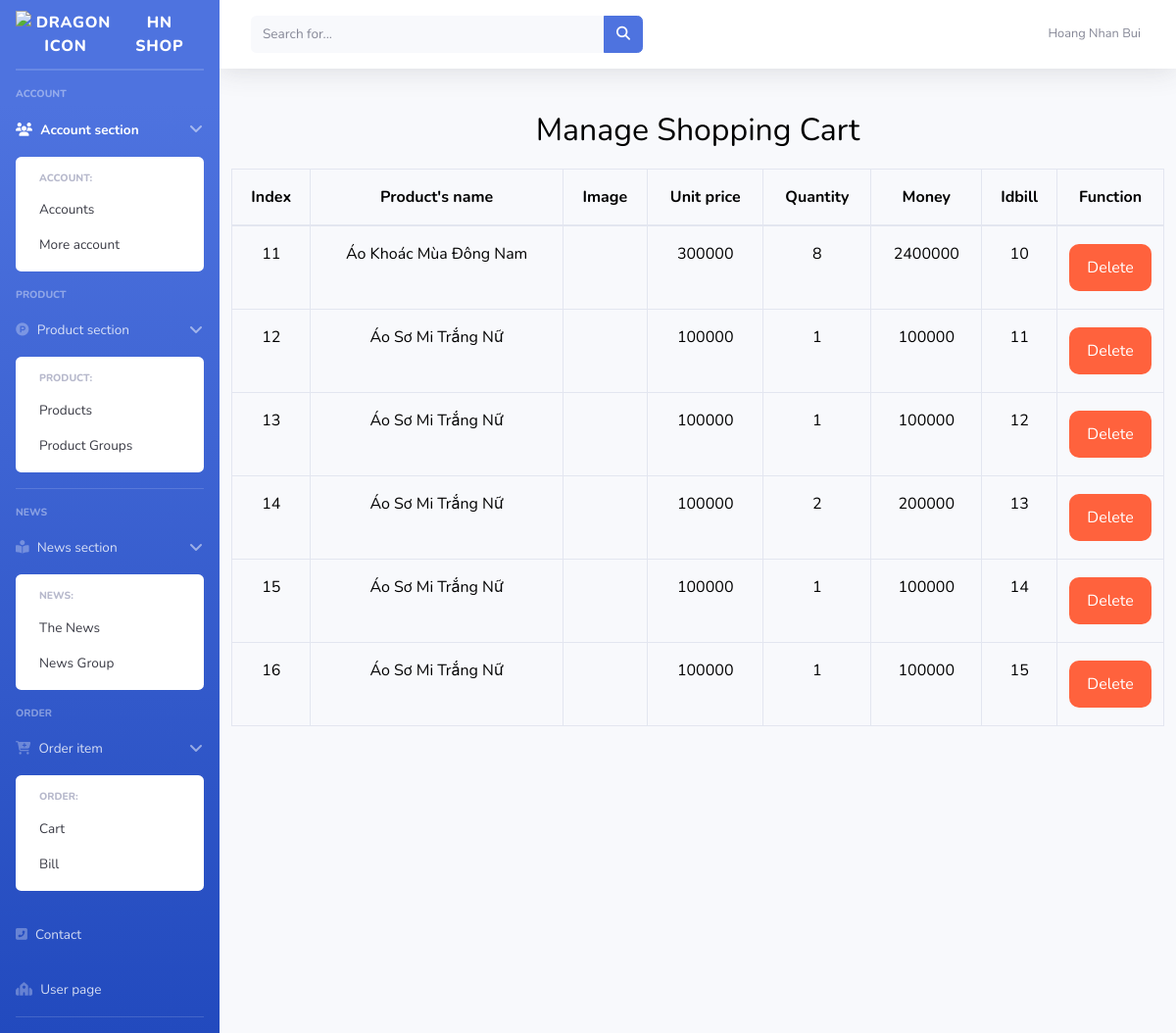
The page /giohang.php on the database as committed earlier.
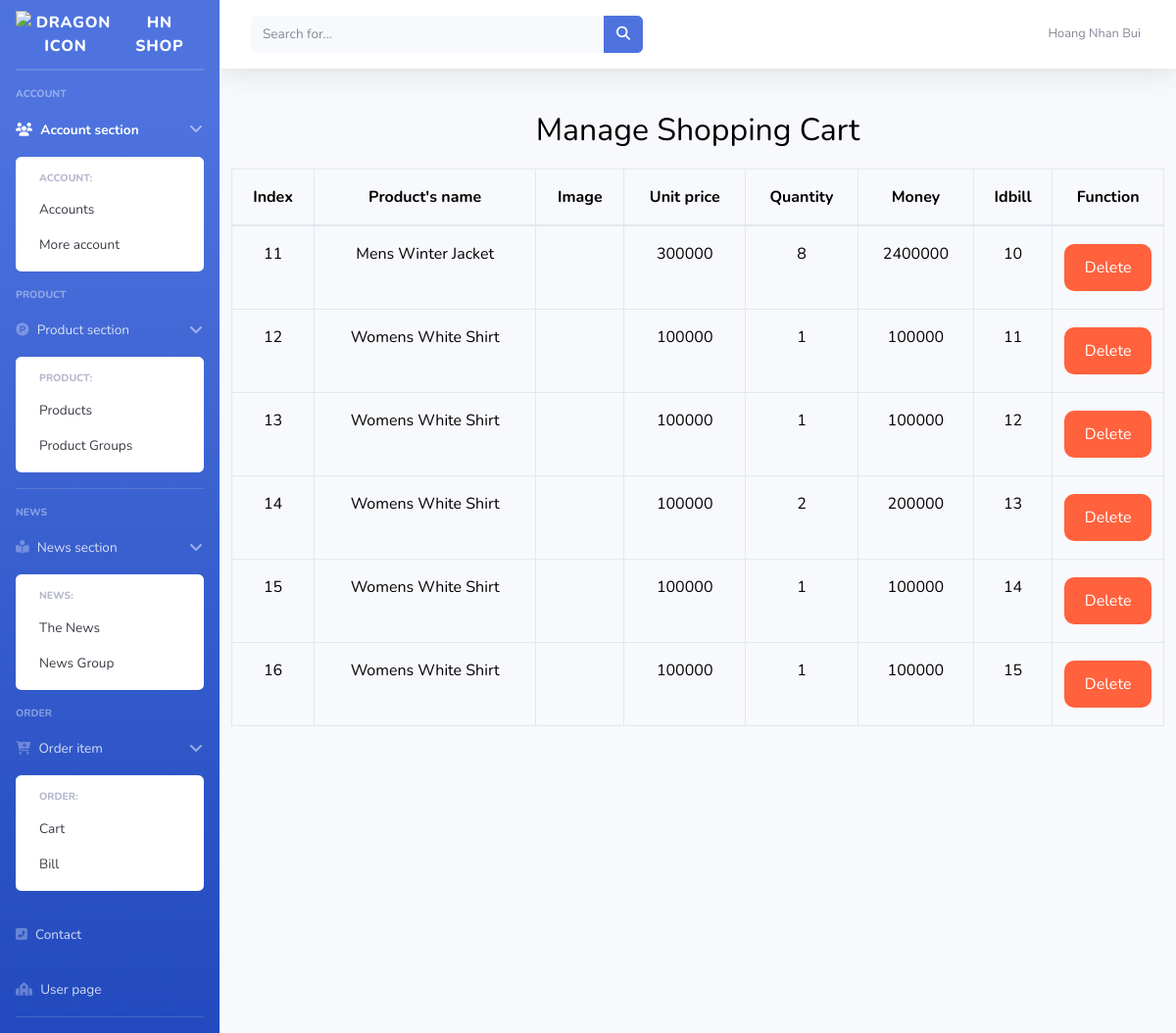
The same page on the database as committed later.
### tables this page shows
CREATE TABLE `cart` (
  `id` int(12) NOT NULL,
  `tensp` varchar(100) NOT NULL,
  `img` varchar(100) NOT NULL,
  `dongia` int(12) NOT NULL,
  `soluong` int(3) NOT NULL,
  `thanhtien` int(12) NOT NULL,
  `idbill` int(12) NOT NULL
);

### ketnoi.php (called while the page is built, shortened)
<?php
class ketnoi {
    private $servername = "localhost";
    private $username = "root";
    private $password = "";
    private $dbname = "finalwebdb";
    function __construct() {
        $this->conn = mysqli_connect($this->servername, $this->username, $this->password, $this->dbname);
    }
}
?>

### function_giohang.php (called while the page is built, shortened)
<?php
include "ketnoi.php";
class giohang extends ketnoi{
    function hienthi(){
        $sql = "SELECT * FROM `cart`";
        $result = mysqli_query($this->conn,$sql);
        return $result;
    }
}
?>

### giohang.php (the view, shortened to what this page needs)
<?php include "headerquantri.php";?>
<?php
    include "function_giohang.php";
    $giohang = new giohang();
    $result = $giohang->hienthi();
    $count= mysqli_num_rows($result);
?>
    <div class="example">
        <div class="container">
            <div class="row">
                <h2 class="heading_admin">Manage Shopping Cart</h2>
                <table class="table table-bordered">
                    <thead>
                        <tr>
                            <th>Index</th>
                            <th>Product's name</th>
                            <th>Image</th>
                            <th>Unit price</th>
                            <th>Quantity</th>
                            <th>Money</th>
                            <th>Idbill</th>
                            <th>Function</th>
                        </tr>
                    </thead>
                    <tbody>
                        <?php if ($count > 0){
                        while ($row = mysqli_fetch_assoc($result)) { ?>
                            <tr>
                                <td>
                                    <?PHP echo $row["id"] ?>
                                </td>
                                <td>
                                    <?PHP echo $row["tensp"] ?>
                                </td>
                                <td>
                                </td>
                                <td>
                                    <?PHP echo $row["dongia"] ?>
                                </td>
                                <td>
                                    <?PHP echo $row["soluong"] ?>
                                </td>
                                <td>
                                    <?PHP echo $row["thanhtien"] ?>
                                </td>
                                <td>
                                    <?PHP echo $row["idbill"] ?>
                                </td>
                                <td>
                                    <a class="link_admin link_admin-delete" href="xoagiohang.php?id=<?PHP echo $row["id"] ?>" style="text-decoration: none">Delete</a>
                                </td>
                            </tr>
                        <?PHP }
                         }   ?>
                    </tbody>
                </table>
            </div>
        </div>
    </div>
</body>
</html>

Rows that differ between the two databases and show on the page:
changed cart id 11: tensp "Áo Khoác Mùa Đông Nam" → "Mens Winter Jacket"
changed cart id 12: tensp "Áo Sơ Mi Trắng Nữ" → "Womens White Shirt"
changed cart id 13: tensp "Áo Sơ Mi Trắng Nữ" → "Womens White Shirt"
changed cart id 14: tensp "Áo Sơ Mi Trắng Nữ" → "Womens White Shirt"
changed cart id 15: tensp "Áo Sơ Mi Trắng Nữ" → "Womens White Shirt"
changed cart id 16: tensp "Áo Sơ Mi Trắng Nữ" → "Womens White Shirt"
